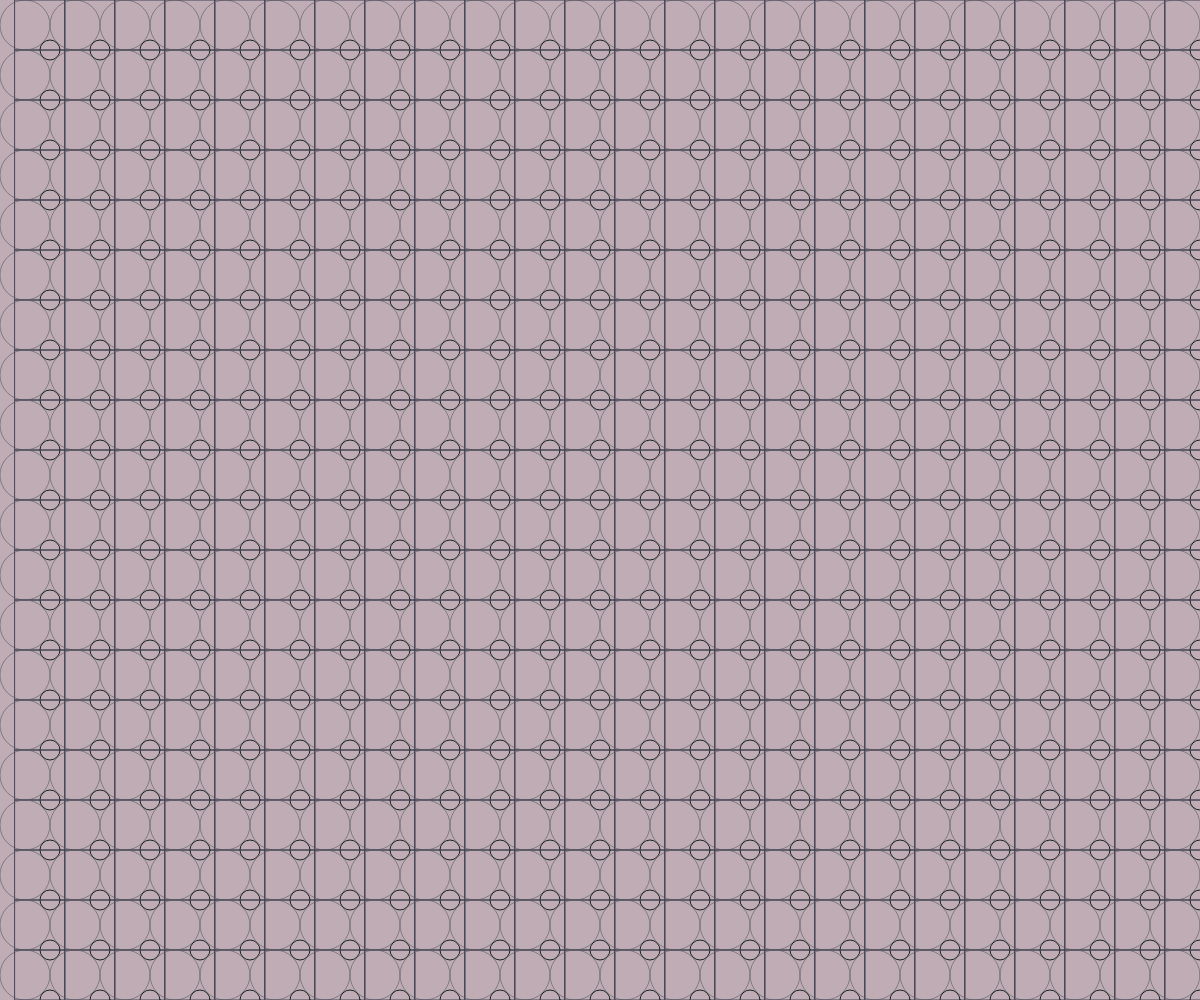
Frame 1 (no input)
Frame 60 (no input): identical to frame 1, image omitted
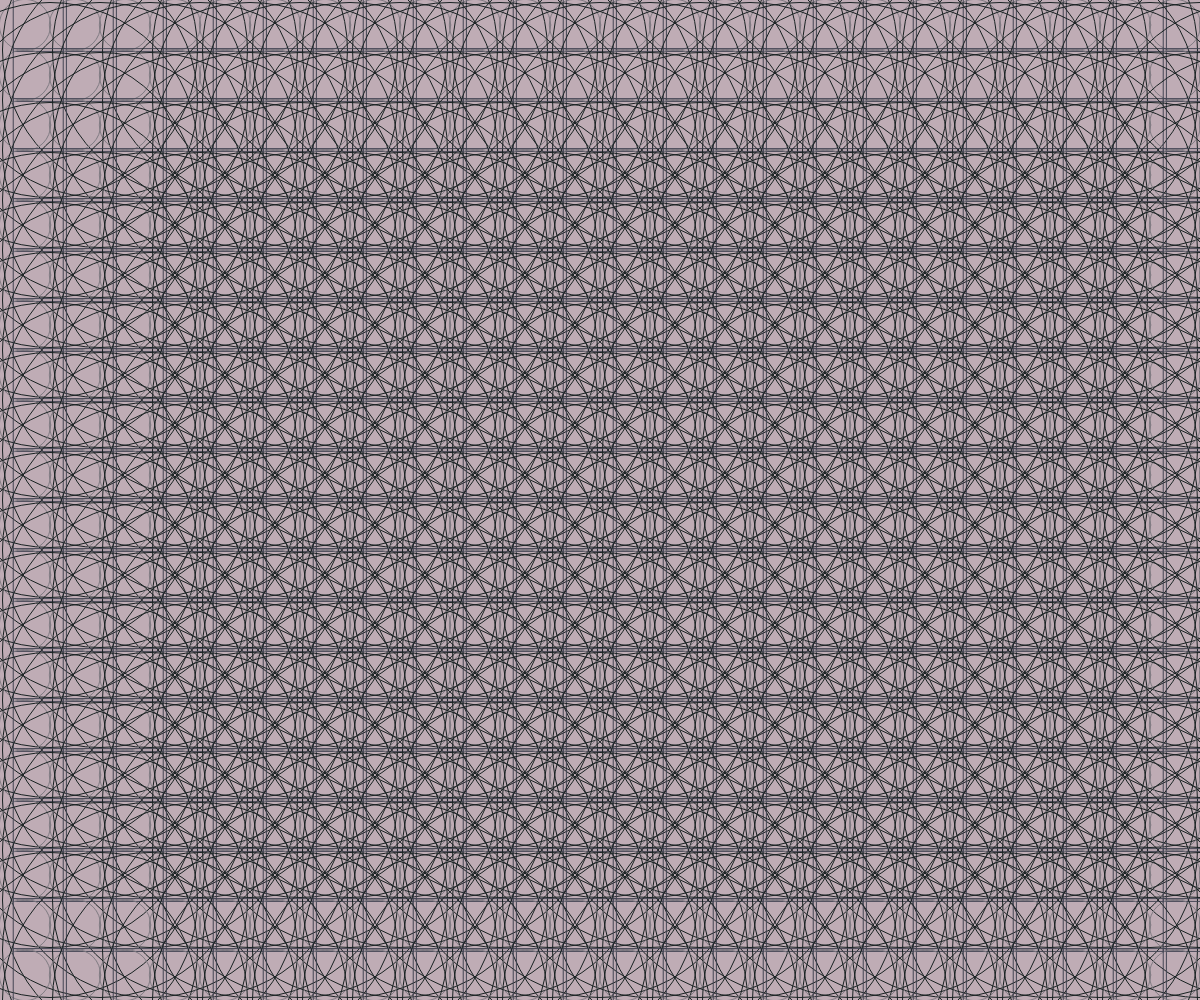
Frame 120 (the mouse pressed at the canvas centre since frame 60)

The p5.js sketch that drew these frames (run headless with seeded random() and noise() and a simulated clock; from frame 60 on, the mouse is pressed at the canvas centre):

// p5.js sketch
// ── sketch.js
function setup() {
	createCanvas(windowWidth, windowHeight);
	background("#bfacb5");
}

function draw() {
 
  rectMode(CENTER)//設定方框的座標點為中心點
  noFill()//不充滿顏色
  //stroke(255)
 
  background("#bfacb5")
  for(var j=0;j<int(height/(49));j++)
		{
  for(var i=0;i<int(width/(48));i++)
      {
	stroke("#7f7b82")
	ellipse(25+(i*50),25+(j*50),50+(mouseX+mouseY)/800)
	stroke("#444554")
  rect(40+(i*50),25+(j*50),50+(mouseX+mouseY)/400)
	stroke("#172121")
  ellipse(50+(i*50),50+(j*50),20+(mouseX+mouseY)/4)
	    }
	  }		
	}
